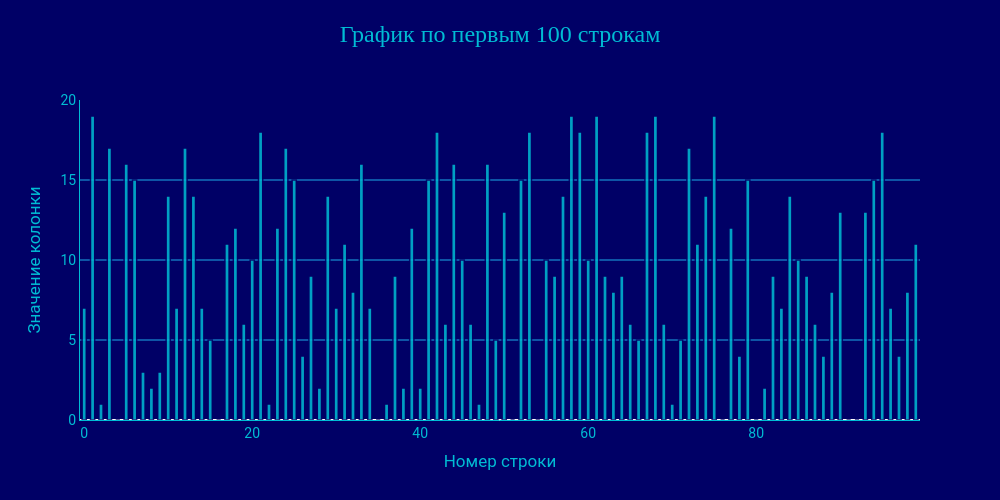

Source (notebook cell):
### Code cell
import pandas as pd
import plotly.graph_objects as go

# 1. Подготовка данных (берем первые 100 строк)
subset_data = df.iloc[:100]
y_values = subset_data['category_id']
x_values = list(range(len(y_values)))  # Номера строк: 0, 1, 2...

# 2. Создаем фигуру
fig = go.Figure()

fig.add_trace(go.Bar(
    x=x_values,
    y=y_values,
    marker_color="#00BCD4",      # Голубой цвет столбцов
    marker_line_color="#000066", # Обводка (для контраста с фоном)
    marker_line_width=1.5,
    opacity=0.85,
    hovertemplate='<b>Строка:</b> %{x}<br><b>Значение:</b> %{y}<extra></extra>'
))

# 3. Настройка макета (в стиле "идеального кода")
fig.update_layout(
    title={
        'text': "График по первым 100 строкам",
        'y': 0.95,
        'x': 0.5,
        'xanchor': 'center',
        'yanchor': 'top',
        'font': dict(size=24, family="Arial Black", color="#00BCD4")
    },
    xaxis_title="Номер строки",
    yaxis_title="Значение колонки",
    
    # --- ЦВЕТА ФОНА ---
    paper_bgcolor="#000066",  # Темно-синий фон
    plot_bgcolor="#000066",
    
    # --- СЕТКА И ОСИ ---
    xaxis=dict(
        showgrid=False, 
        gridcolor="#1DAAE6", 
        linecolor="#00BCD4",
        tickfont=dict(color="#00BCD4")
    ),
    yaxis=dict(
        showgrid=True, 
        gridcolor="#1DAAE6", 
        linecolor="#00BCD4",
        tickfont=dict(color="#00BCD4")
    ),
    
    # --- ТОЛЩИНА КОЛОНОК ---
    bargap=0.5,        # 🎯 Главный параметр: 0.5 = узкие колонки (0.0 = широкие)
    bargroupgap=0.001,
    
    hovermode="x",
    height=500,
    width=1000,
    font=dict(family="Roboto, sans-serif", size=14, color="#00BCD4")
)

fig.show()

### Figure 1 — Plotly figure (JSON) as saved in the notebook; plotly's stock layout.template omitted (floating-point values rounded to 4 significant figures)
{"data": [{"hovertemplate": "<b>Строка:</b> %{x}<br><b>Значение:</b> %{y}<extra></extra>", "marker": {"color": "#00BCD4", "line": {"color": "#000066", "width": 1.5}}, "opacity": 0.85, "type": "bar", "x": [0, 1, 2, 3, 4, 5, 6, 7, 8, 9, 10, 11, 12, 13, 14, 15, 16, 17, 18, 19, 20, 21, 22, 23, 24, 25, 26, 27, 28, 29, 30, 31, 32, 33, 34, 35, 36, 37, 38, 39, 40, 41, 42, 43, 44, 45, 46, 47, 48, 49, 50, 51, 52, 53, 54, 55, 56, 57, 58, 59, 60, 61, 62, 63, 64, 65, 66, 67, 68, 69, 70, 71, 72, 73, 74, 75, 76, 77, 78, 79, 80, 81, 82, 83, 84, 85, 86, 87, 88, 89, 90, 91, 92, 93, 94, 95, 96, 97, 98, 99], "y": [7, 19, 1, 17, 0, 16, 15, 3, 2, 3, 14, 7, 17, 14, 7, 5, 0, 11, 12, 6, 10, 18, 1, 12, 17, 15, 4, 9, 2, 14, 7, 11, 8, 16, 7, 0, 1, 9, 2, 12, 2, 15, 18, 6, 16, 10, 6, 1, 16, 5, 13, 0, 15, 18, 0, 10, 9, 14, 19, 18, 10, 19, 9, 8, 9, 6, 5, 18, 19, 6, 1, 5, 17, 11, 14, 19, 0, 12, 4, 15, 0, 2, 9, 7, 14, 10, 9, 6, 4, 8, 13, 0, 0, 13, 15, 18, 7, 4, 8, 11]}], "layout": {"bargap": 0.5, "bargroupgap": 0.001, "font": {"color": "#00BCD4", "family": "Roboto, sans-serif", "size": 14}, "height": 500, "hovermode": "x", "paper_bgcolor": "#000066", "plot_bgcolor": "#000066", "title": {"font": {"color": "#00BCD4", "family": "Arial Black", "size": 24}, "text": "График по первым 100 строкам", "x": 0.5, "xanchor": "center", "y": 0.95, "yanchor": "top"}, "width": 1000, "xaxis": {"gridcolor": "#1DAAE6", "linecolor": "#00BCD4", "showgrid": false, "tickfont": {"color": "#00BCD4"}, "title": {"text": "Номер строки"}}, "yaxis": {"gridcolor": "#1DAAE6", "linecolor": "#00BCD4", "showgrid": true, "tickfont": {"color": "#00BCD4"}, "title": {"text": "Значение колонки"}}}}
